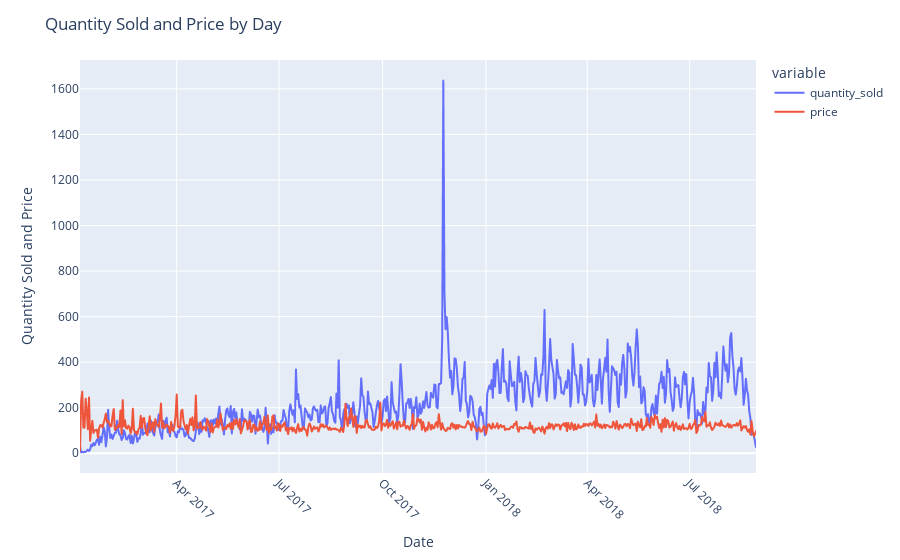

This figure's notebook cell:
### Code cell
import pandas as pd
import plotly.express as px

# Assuming 'daily_sales' is your DataFrame with columns 'date', 'quantity_sold', and 'price'

fig = px.line(daily_sales, x='date', y=['quantity_sold', 'price'], labels={'quantity_sold': 'Quantity Sold', 'price': 'Price'})

fig.update_layout(
    title='Quantity Sold and Price by Day',
    xaxis_title='Date',
    yaxis_title='Quantity Sold and Price',
    xaxis=dict(tickangle=45),
    yaxis2=dict(overlaying='y', side='right')
)

fig.show()

### Figure 1 — Plotly figure (JSON) as saved in the notebook; plotly's stock layout.template omitted (floating-point values rounded to 4 significant figures; data arrays with more than 128 entries replaced by an {"elided": "..."} marker saying what was removed)
{"data": [{"hovertemplate": "variable=quantity_sold<br>date=%{x}<br>value=%{y}<extra></extra>", "legendgroup": "quantity_sold", "line": {"color": "#636efa", "dash": "solid"}, "marker": {"symbol": "circle"}, "mode": "lines", "name": "quantity_sold", "showlegend": true, "type": "scattergl", "x": {"elided": "602 str values"}, "xaxis": "x", "y": {"elided": "602 int values"}, "yaxis": "y"}, {"hovertemplate": "variable=price<br>date=%{x}<br>value=%{y}<extra></extra>", "legendgroup": "price", "line": {"color": "#EF553B", "dash": "solid"}, "marker": {"symbol": "circle"}, "mode": "lines", "name": "price", "showlegend": true, "type": "scattergl", "x": {"elided": "602 str values"}, "xaxis": "x", "y": {"elided": "602 float values"}, "yaxis": "y"}], "layout": {"legend": {"title": {"text": "variable"}, "tracegroupgap": 0}, "margin": {"t": 60}, "title": {"text": "Quantity Sold and Price by Day"}, "xaxis": {"anchor": "y", "domain": [0, 1], "tickangle": 45, "title": {"text": "Date"}}, "yaxis": {"anchor": "x", "domain": [0, 1], "title": {"text": "Quantity Sold and Price"}}, "yaxis2": {"overlaying": "y", "side": "right"}}}
